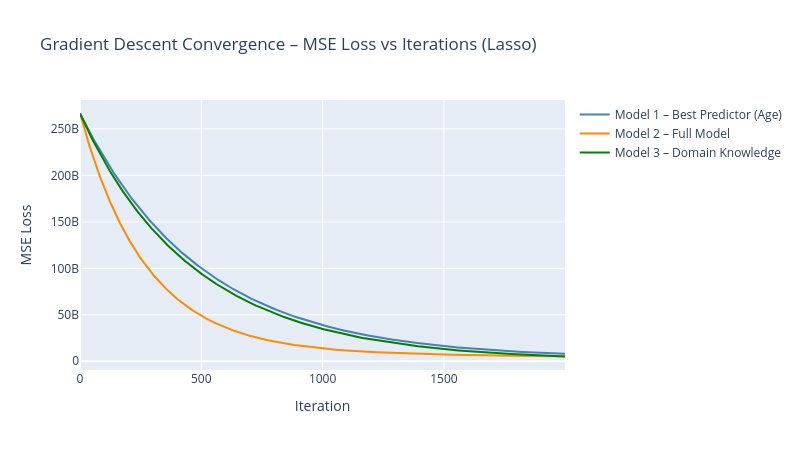

Notebook cell for this chart:
### Code cell
# VIZ 3: Gradient Descent Convergence – loss vs iterations
# We show the Lasso loss curves for all 3 model specs on the same chart

fig3 = go.Figure()

fig3.add_trace(go.Scatter(y=lasso_m1.loss_history, mode='lines',
                          name='Model 1 – Best Predictor (Age)',
                          line=dict(color='steelblue')))
fig3.add_trace(go.Scatter(y=lasso_m2.loss_history, mode='lines',
                          name='Model 2 – Full Model',
                          line=dict(color='darkorange')))
fig3.add_trace(go.Scatter(y=lasso_m3.loss_history, mode='lines',
                          name='Model 3 – Domain Knowledge',
                          line=dict(color='green')))

fig3.update_layout(
    title='Gradient Descent Convergence – MSE Loss vs Iterations (Lasso)',
    xaxis_title='Iteration',
    yaxis_title='MSE Loss',
    width=800, height=450
)
fig3.show()

### Figure 1 — Plotly figure (JSON) as saved in the notebook; plotly's stock layout.template omitted (floating-point values rounded to 4 significant figures; data arrays with more than 128 entries replaced by an {"elided": "..."} marker saying what was removed)
{"data": [{"line": {"color": "steelblue"}, "mode": "lines", "name": "Model 1 – Best Predictor (Age)", "type": "scatter", "y": {"elided": "2000 float values"}}, {"line": {"color": "darkorange"}, "mode": "lines", "name": "Model 2 – Full Model", "type": "scatter", "y": {"elided": "2000 float values"}}, {"line": {"color": "green"}, "mode": "lines", "name": "Model 3 – Domain Knowledge", "type": "scatter", "y": {"elided": "2000 float values"}}], "layout": {"height": 450, "title": {"text": "Gradient Descent Convergence – MSE Loss vs Iterations (Lasso)"}, "width": 800, "xaxis": {"title": {"text": "Iteration"}}, "yaxis": {"title": {"text": "MSE Loss"}}}}
